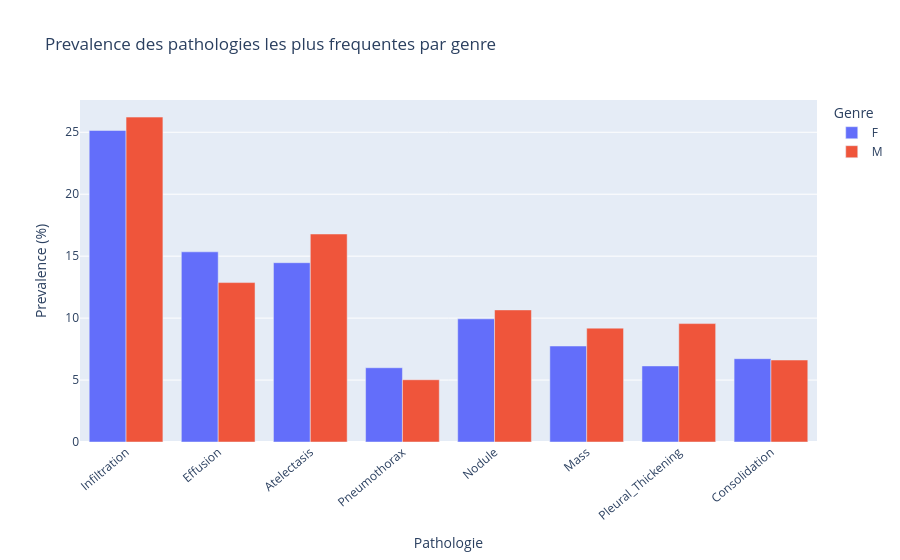

Notebook code for this chart:
### Code cell
all_labels = df_img['Finding Labels'].str.split('|').explode()
top_diseases = all_labels[all_labels != 'No Finding'].value_counts().head(8).index.tolist()

prevalence_rows = []
for disease in top_diseases:
    patient_flag = (
        df_img.assign(flag=df_img['Finding Labels'].str.contains(disease, regex=False))
        .groupby('Patient ID')
        .agg({'flag': 'max', 'Patient Gender': 'first'})
        .reset_index()
    )
    for gender in ['F', 'M']:
        rate = patient_flag.loc[patient_flag['Patient Gender'] == gender, 'flag'].mean() * 100
        prevalence_rows.append({'Pathologie': disease, 'Genre': gender, 'Prevalence (%)': rate})

df_prev = pd.DataFrame(prevalence_rows)
fig = px.bar(
    df_prev,
    x='Pathologie',
    y='Prevalence (%)',
    color='Genre',
    barmode='group',
    title='Prevalence des pathologies les plus frequentes par genre',
)
fig.update_layout(xaxis_tickangle=-40)
fig.show()

### Figure 1 — Plotly figure (JSON) as saved in the notebook; plotly's stock layout.template omitted (floating-point values rounded to 4 significant figures)
{"data": [{"alignmentgroup": "True", "hovertemplate": "Genre=F<br>Pathologie=%{x}<br>Prevalence (%)=%{y}<extra></extra>", "legendgroup": "F", "marker": {"color": "#636efa", "pattern": {"shape": ""}}, "name": "F", "offsetgroup": "F", "orientation": "v", "showlegend": true, "textposition": "auto", "type": "bar", "x": ["Infiltration", "Effusion", "Atelectasis", "Pneumothorax", "Nodule", "Mass", "Pleural_Thickening", "Consolidation"], "xaxis": "x", "y": [25.15, 15.35, 14.47, 5.994, 9.942, 7.749, 6.14, 6.725], "yaxis": "y"}, {"alignmentgroup": "True", "hovertemplate": "Genre=M<br>Pathologie=%{x}<br>Prevalence (%)=%{y}<extra></extra>", "legendgroup": "M", "marker": {"color": "#EF553B", "pattern": {"shape": ""}}, "name": "M", "offsetgroup": "M", "orientation": "v", "showlegend": true, "textposition": "auto", "type": "bar", "x": ["Infiltration", "Effusion", "Atelectasis", "Pneumothorax", "Nodule", "Mass", "Pleural_Thickening", "Consolidation"], "xaxis": "x", "y": [26.23, 12.87, 16.79, 5.025, 10.66, 9.191, 9.559, 6.618], "yaxis": "y"}], "layout": {"barmode": "group", "legend": {"title": {"text": "Genre"}, "tracegroupgap": 0}, "title": {"text": "Prevalence des pathologies les plus frequentes par genre"}, "xaxis": {"anchor": "y", "domain": [0, 1], "tickangle": -40, "title": {"text": "Pathologie"}}, "yaxis": {"anchor": "x", "domain": [0, 1], "title": {"text": "Prevalence (%)"}}}}
